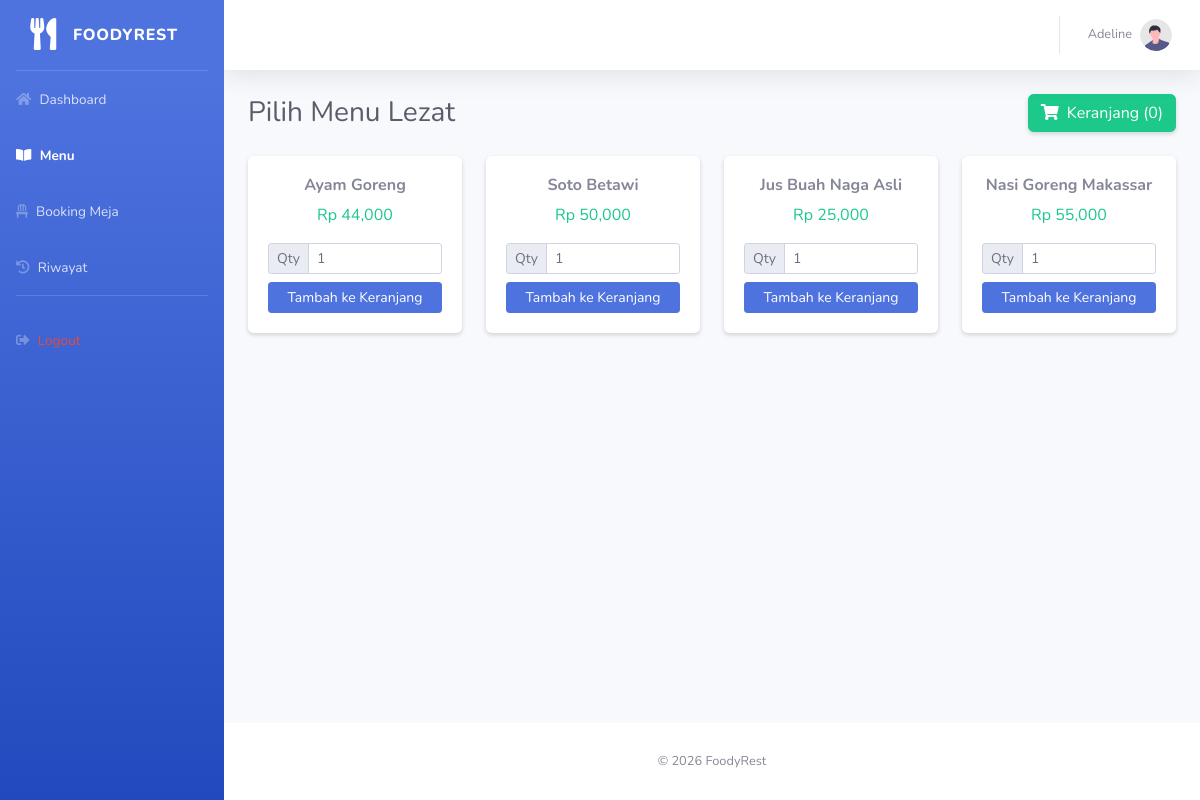
Page /user/menu.php (signed in) on the committed database.
### tables this page shows
CREATE TABLE `menu` (
  `id` int NOT NULL,
  `nama_menu` varchar(100) NOT NULL,
  `deskripsi` text,
  `harga` int NOT NULL,
  `gambar` varchar(100) DEFAULT NULL,
  `status` enum('tersedia','habis') DEFAULT 'tersedia',
  `created_at` timestamp NULL DEFAULT CURRENT_TIMESTAMP
);

### inc/functions/functions_user.php (called while the page is built, shortened)
<?php
function getActiveMenu($db) {
    $stmt = $db->query("SELECT * FROM menu WHERE status='tersedia' ORDER BY id DESC");
    return $stmt->fetchAll(PDO::FETCH_ASSOC);
}
function getCartItems($db, $user_id) {
    $stmt = $db->prepare("SELECT c.*, m.nama_menu, m.harga FROM cart c JOIN menu m ON c.menu_id = m.id WHERE c.user_id = ?");
    $stmt->execute([$user_id]);
    return $stmt->fetchAll(PDO::FETCH_ASSOC);
}

### user/menu.php (the view, shortened to what this page needs)
<?php
require_once '../inc/functions/config.php';
require_once '../inc/functions/functions_user.php';
$user_id = $_SESSION['user_id'];
$menus = getActiveMenu($db);
$cartItems = getCartItems($db, $user_id);
include '../inc/header_user.php';
?>
<div class="container-fluid">
    <div class="d-sm-flex align-items-center justify-content-between mb-4">
        <h1 class="h3 mb-0 text-gray-800">Pilih Menu Lezat</h1>
        <button class="btn btn-success shadow-sm" data-toggle="modal" data-target="#cartModal">
            <i class="fas fa-shopping-cart mr-2"></i>Keranjang (<?php echo count($cartItems) ?>)
        </button>
    </div>
    <div class="row">
        <?php foreach($menus as $m): ?>
        <div class="col-md-3 mb-4">
            <div class="card shadow-sm h-100 border-0">
                <div class="card-body text-center">
                    <h6 class="font-weight-bold"><?php echo $m['nama_menu'] ?></h6>
                    <p class="text-success mb-3">Rp <?php echo number_format($m['harga']) ?></p>
                    <form method="POST">
                        <div class="input-group input-group-sm mb-2">
                            <div class="input-group-prepend"><span class="input-group-text">Qty</span></div>
                            <input type="number" name="qty" class="form-control" value="1" min="1">
                        </div>
                        <button name="add" class="btn btn-primary btn-sm btn-block">Tambah ke Keranjang</button>
                    </form>
                </div>
            </div>
        </div>
        <?php endforeach; ?>
    </div>
</div>
<?php include '../inc/footer_user.php'; ?>

### rows in the picture
menu: nama_menu "Ayam Goreng", harga "44,000"
menu: nama_menu "Soto Betawi", harga "50,000"
menu: nama_menu "Jus Buah Naga Asli", harga "25,000"
menu: nama_menu "Nasi Goreng Makassar", harga "55,000"

### other values in the picture
$_SESSION['nama'] "Adeline"
count($cartItems) "0"
